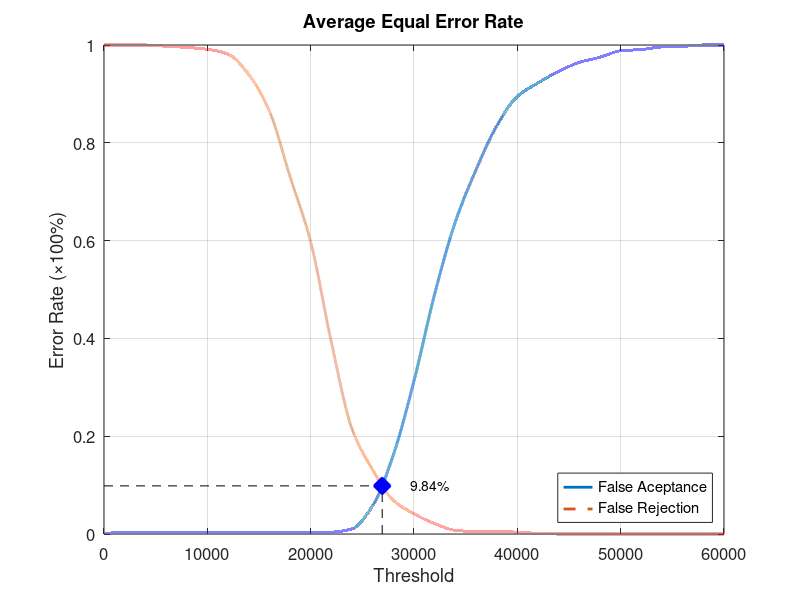
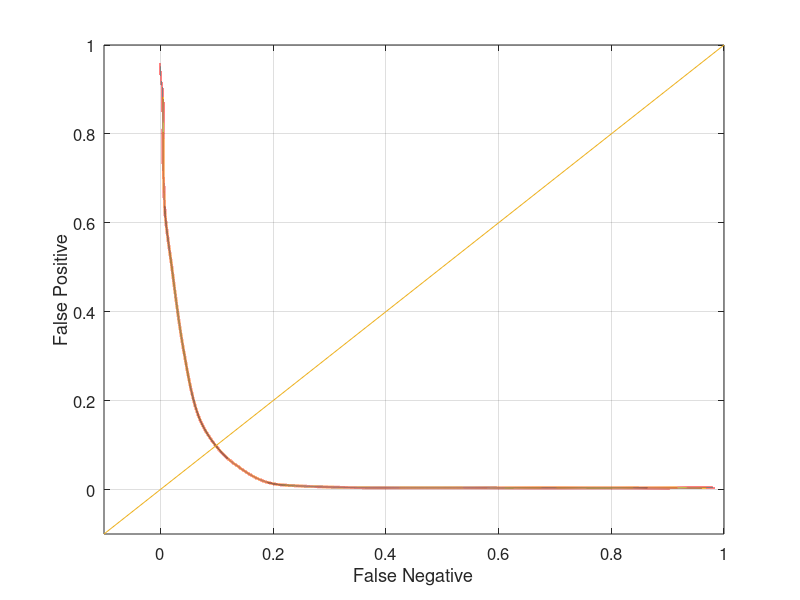

These charts were generated, in order, by the following MATLAB code:
function yEER = Experiment4Average
close all;
clear;
clc;
x = 0:2000:60000;
xq = 0:0.5:60000;

y0 = [0 0.00394737 0.00394737 0.00394737 0.00394737 0.00394737 0.00394737 0.00394737 0.00394737 0.00394737 0.00394737 0.00394737 0.0105263 0.0578947 0.161842 0.313158 0.490789 0.638158 0.744737 0.834211 0.894737 0.922368 0.946053 0.964474 0.975 0.988158 0.99079 0.996053 0.997368 1 1];
yy0 = interp1(x, y0, xq, 'pchip');
y1 = [1 1 1 0.9975 0.995 0.99125 0.98125 0.94 0.865 0.73125 0.5975 0.3925 0.215 0.13125 0.06875 0.04125 0.02125 0.0075 0.005 0.005 0.00375 0.00125 0 0 0 0 0 0 0 0 0];
yy1 = interp1(x, y1, xq, 'pchip');

% Calculating EER: 
y2 = abs(y0 - y1);
find(y2 == min(y2))
yy2 = abs(yy0 - yy1);
xEER = find(yy2 == min(yy2));
xEERIndex = xq(xEER) % X-axis EER
yEER = yy0(xEER) % Y-axis EER

main = figure
plot(xq, yy0,'-','LineWidth', 2);	hold on
plot(xq, yy1,'--','LineWidth', 2);	hold on
plot([xEERIndex xEERIndex], [0 yEER], 'k--');	hold on
plot([0 xEERIndex], [yEER yEER], 'k--');	hold on
plot(xEERIndex, yEER, 'bx', 'LineWidth', 10);	hold on
text(xEERIndex + 10 * xEERIndex / 100, yEER, [num2str(round((10000 * yEER)) / 100) '%'])
legend('False Aceptance', 'False Rejection', 'Location', 'SouthEast')
xlabel('Threshold')
ylabel('Error Rate (\times100%)')
title('Average Equal Error Rate')
set(gca, 'FontSize', 12)
axis([0 60000 0 1])
grid on

print(main, 'Experiment4AverageMain', '-dpng');
FNRxFPR = figure('Color', [1 1 1]);
plot(yy1, yy0, '-', yy1, yy0, 'LineWidth', 2);
hold on
y = -0.1:0.1:1
plot(y, y); 
set(gca, 'FontSize', 12)
xlabel('False Negative')
ylabel('False Positive')
axis([-0.1 1 -0.1 1])
set(gca, 'FontSize', 12)
grid on

print(FNRxFPR, 'Experiment4AverageFNRxFPR','-dpng');
end
